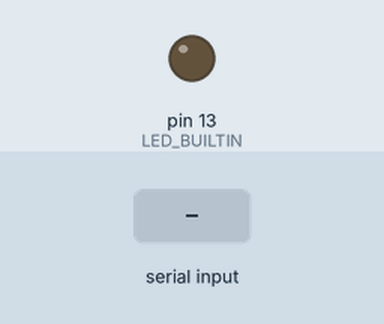
Bench run of a sketch on a simulated Arduino Mega 2560, built with avr-gcc and run on an emulated ATmega2560. Shown: output pins drawn as LEDs (lit = HIGH). Inputs (shaded band) come from the test bench.

Above: at 1.2 s.
1.3 s: "led1\n" received over the second serial link
At 2.5 s:
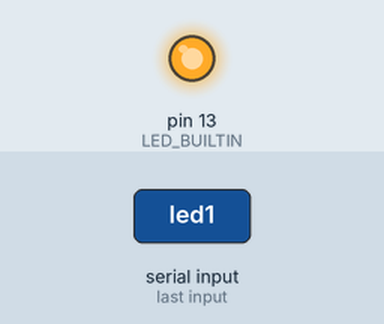
2.8 s: "led0\n" received over the second serial link
At 3.8 s:
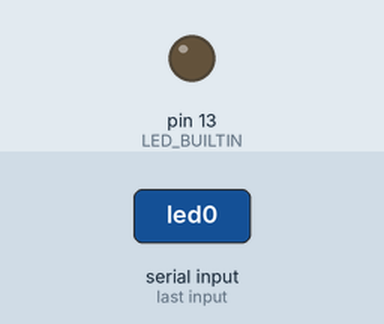
Timing chart, 0 to 5.8 s (numbered marks = the images above; inputs shaded):
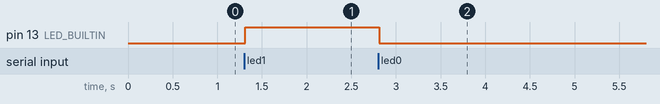

The sketch:

ArduinoSerial.ino
```cpp
String nom = "Arduino";
String msg;

void setup() {
  Serial.begin(9600);
  Serial1.begin(9600);
  pinMode(LED_BUILTIN, OUTPUT);
}

void loop() {
  readSerialPort();
  msg.replace("\n", "");

  if (msg == "data") {
    sendData();
  }else if(msg=="led0"){
    digitalWrite(LED_BUILTIN,LOW);
    Serial1.print(" Arduino set led to LOW");
    //Serial.print(" Arduino set led to LOW");
  }else if(msg=="led1"){
    digitalWrite(LED_BUILTIN,HIGH);
    Serial1.print(" Arduino set led to HIGH");
    //Serial.print(" Arduino set led to HIGH");
  }
}

void readSerialPort() {
  msg = "";
  if (Serial1.available()) {
    delay(10);
    while (Serial1.available() > 0) {
      msg += (char)Serial1.read();
    }
    Serial1.flush();
  }
}

void sendData() {
  //write data ledState x sensor1 x sensor2
  Serial1.print(digitalRead(LED_BUILTIN));
}
```

Measured:
- after the input at 1.3 s, pin 13 (LED_BUILTIN): LOW → HIGH at once
- after the input at 2.8 s, pin 13 (LED_BUILTIN): HIGH → LOW at once
